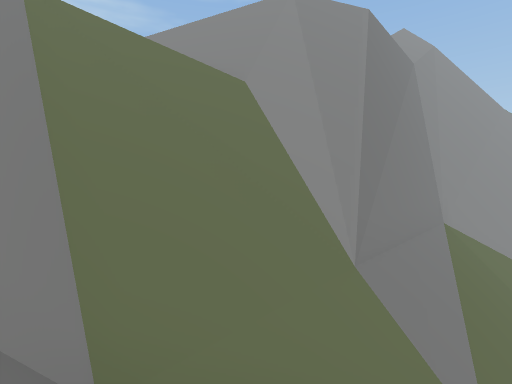
View 1 (above)

16 first-person views from a walk through a 3-D level made in the Unity game engine. The camera is 0.43 m above the floor, looks level and sees 80° across. The floor is counted in squares, 0.5 m on a side. Each view is taken from the middle of a square. On the plan, view 1 faces up. The plan holds only what a view shows up to about 11 squares ahead; the rest is blank. The place goes on beyond the plan. The player character is not drawn. Some animated figures are left out.

View 2
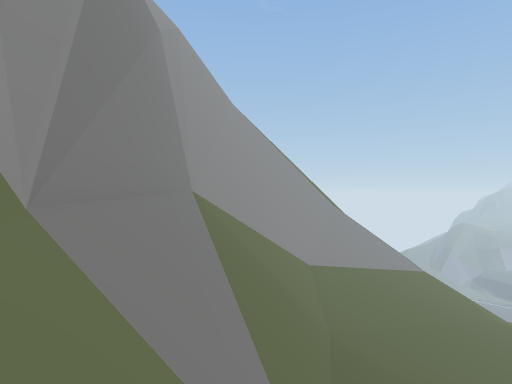

View 3
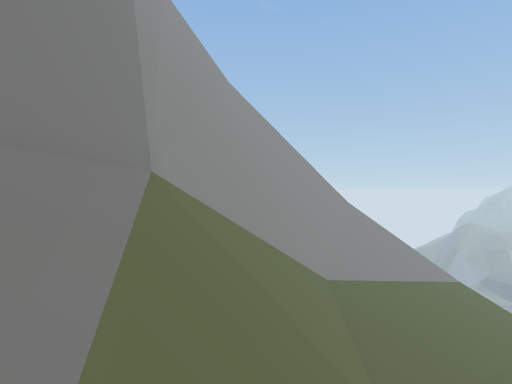

View 4
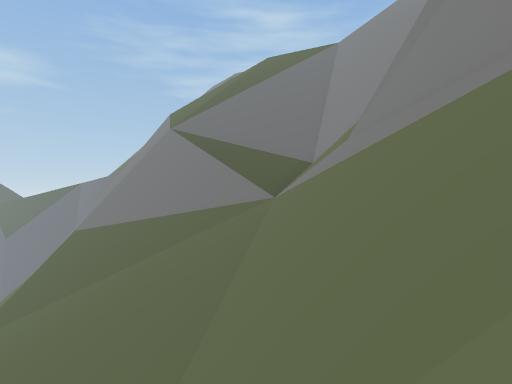

View 5
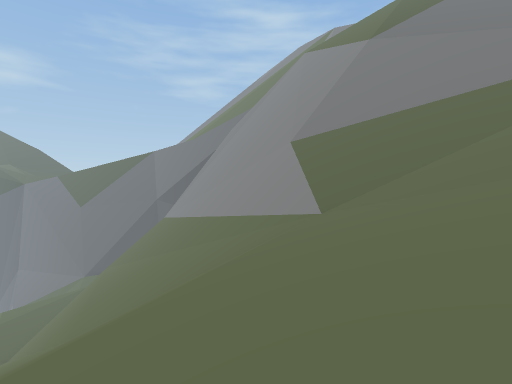

View 6
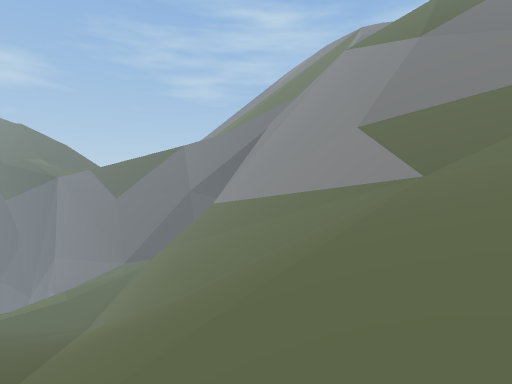

View 7
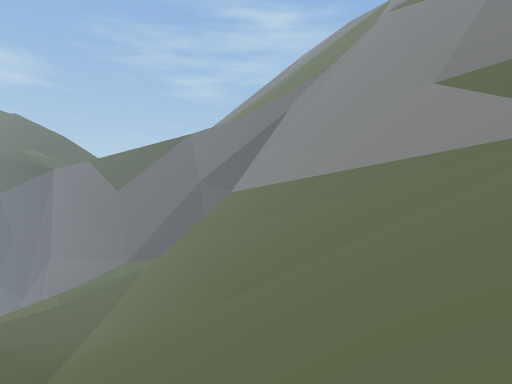

View 8
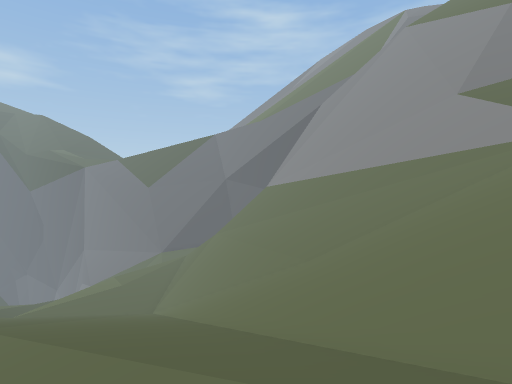

View 9
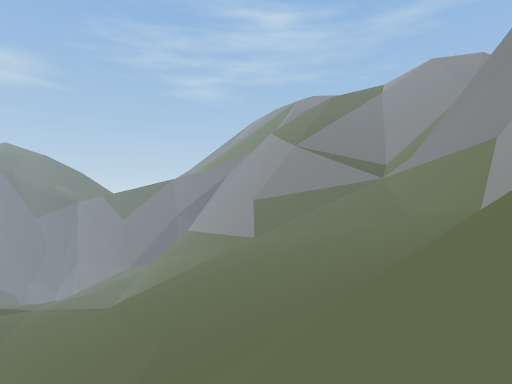

View 10
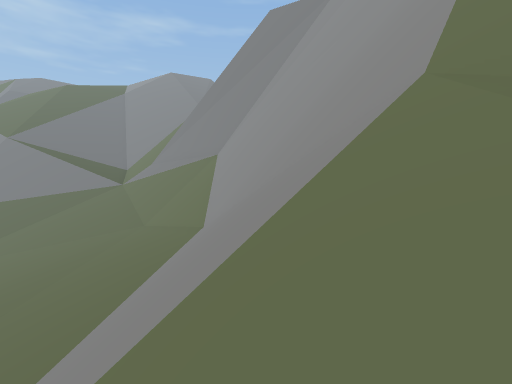

View 11
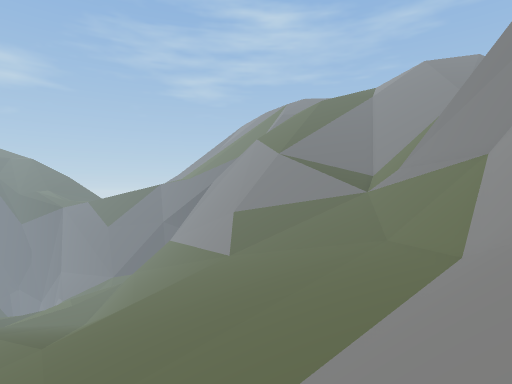

View 12
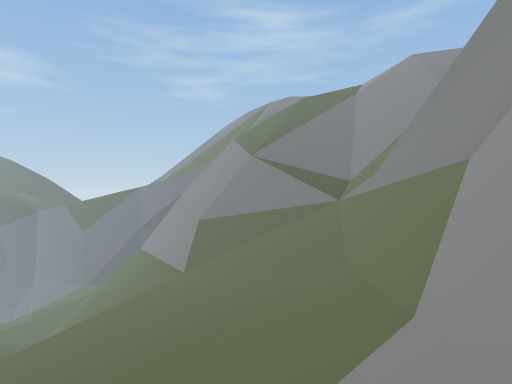

View 13
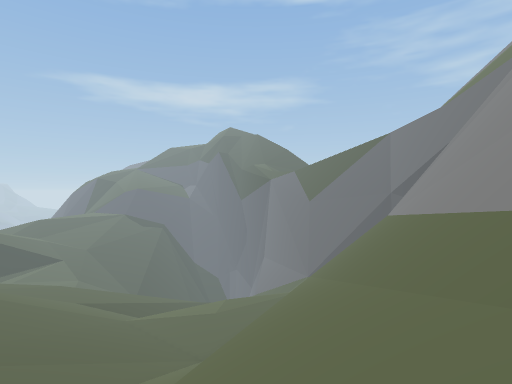

View 14
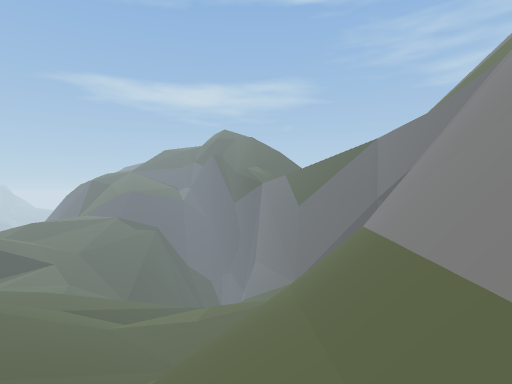

View 15
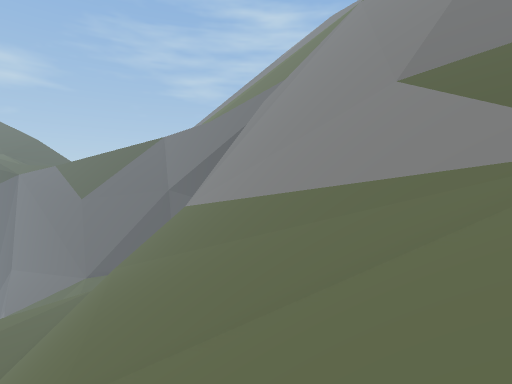

View 16
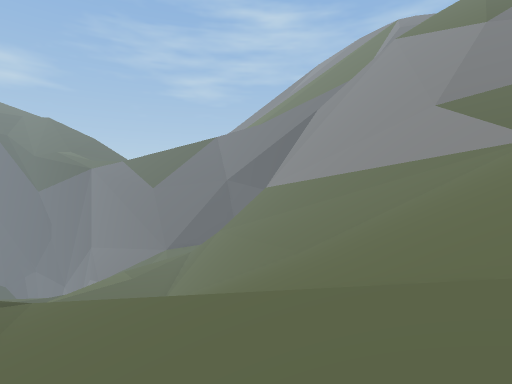

### Floor plan
Key: @ floor where view 1 was taken; # wall or solid block; . main floor; : floor 0.3 m higher than the main floor; - floor 0.35 m lower than the main floor; / step, stairs or slope; = window, fence, low wall or low ledge; ^ raised ledge; v drop or lower ground; O other object.
Columns run from 4 left of view 1 to 20 right of it. Each row starts with its distance up from view 1.
 13                  vv
 12                    ###
 11                  ###=//
 10     ###       ####=//////
  9   /=###  #######=///////
  8  =####  ##==////////////
  7   =######//////////////
  6 /#######///////////////
  5 #==####////////////////
  4 ##//==/////////////////
  3  ##////////////////////
  2 ^##=// /////////////////
  1  =#///v//// ////////////
  0   //@/#/////////////////
 -1   ////#/////////////////
 -2   ///v#=////////////////
 -3      v#=////////////////
 -4      v##//=////////////:
 -5      v##/v=///////////
 -6      v##v#=////////////
 -7     vv##v#=///////////.
 -8     vv####////////////.
 -9     vv  ##////////////
-10         #=////////////
-11        ##////////////-
-12        ##////////////
-13     v  #=////////////
-14    vv ##O////////////
-15    vv ##O/////////////
-16    vv #=O/////////////

Where each view was taken, in squares from view 1:
view 1: 0 up, 0 right, facing up
view 2: 2 up, 1 right, facing up-right
view 3: 4 up, 3 right, facing up-right
view 4: 7 up, 7 right, facing down-left
view 5: 0 up, 12 right, facing down-left
view 6: 1 down, 15 right, facing down-left
view 7: 4 down, 14 right, facing down-left
view 8: 4 down, 17 right, facing down-left
view 9: 10 up, 20 right, facing down-left
view 10: 10 up, 19 right, facing left
view 11: 10 up, 18 right, facing down-left
view 12: 10 up, 15 right, facing down-left
view 13: 5 down, 8 right, facing down
view 14: 5 down, 7 right, facing down
view 15: 4 down, 11 right, facing down-left
view 16: 3 down, 18 right, facing down-left
